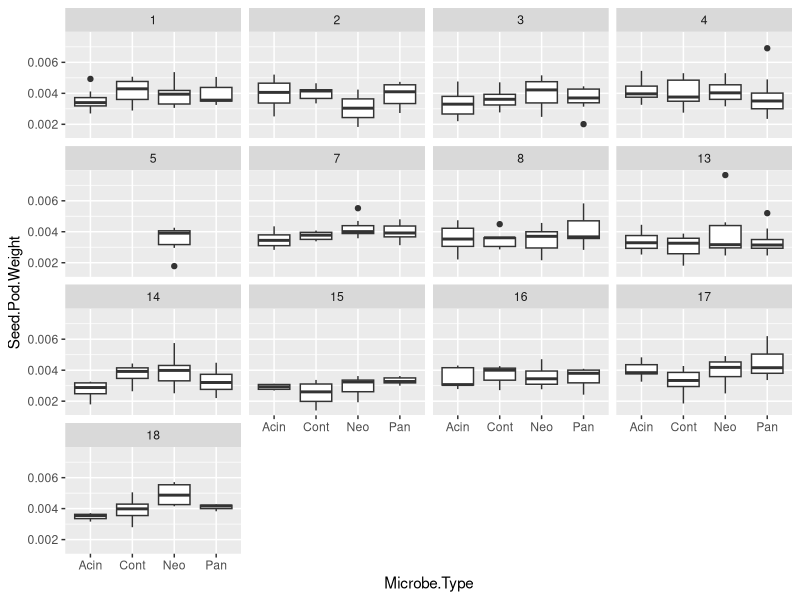

R code for this plot: (Note: this script raises an error after producing the figure.)
# 2022 kt data

dat <- read.csv("SEBECR Data Sheet - fordownload.csv")
dat$Plant<-as.factor(dat$Plant)
dat<-dat[dat$Total>0,]
library(lme4)
library(emmeans)
library(multcomp)

head(dat)

fit <- lm(Seed.Pod.Weight ~ Microbe.Type + Plant, data=dat)
summary(fit)
library(ggplot2)
ggplot(dat, aes(x=Microbe.Type, y=Seed.Pod.Weight))+
  geom_boxplot()+facet_wrap(~Plant)
  



fit <- lm(X..Healthy.of.Total ~ Microbe.Type * Plant, data=dat)
summary(fit)
anova(fit)


# first lets see if the number of seeds differs!

seedNum <- glmer(data=dat, Total~Microbe.Type+(1|Plant),family=poisson)
drop1(seedNum,test="Chi")
summary(seedNum)

seedNumPlot <- ggplot(dat,aes(x=Microbe.Type,y=Total,color=Microbe.Type))

seedNumPlot + geom_point(position=position_jitter(.2))

healthy <- glm(data=dat,Unhealthy/Total~Microbe.Type*Plant,weights=Total,family=binomial)
drop1(healthy,.~.,test="F")
cld(emmeans(healthy,~.(Microbe.Type,Plant)))

healthy <- glm(data=dat,Unhealthy/Total~Microbe.Type+Plant+Total,weights=Total,family=binomial)
drop1(healthy,test="Chi")
cld(emmeans(healthy,~Microbe.Type))

weight <- lm(data=dat,Seed.Pod.Weight~Microbe.Type+Plant)
drop1(weight,.~.,test="Chi")

seedNumPlot <- ggplot(dat,aes(x=Microbe.Type,y=Seed.Pod.Weight,color=Microbe.Type))
seedNumPlot + geom_point(position=position_jitter(.2)) +facet_wrap(~Plant)


ggplot(data=dat, aes(x=Seed.Pod.Weight,y=Total))+geom_point() +geom_smooth(method="lm")
